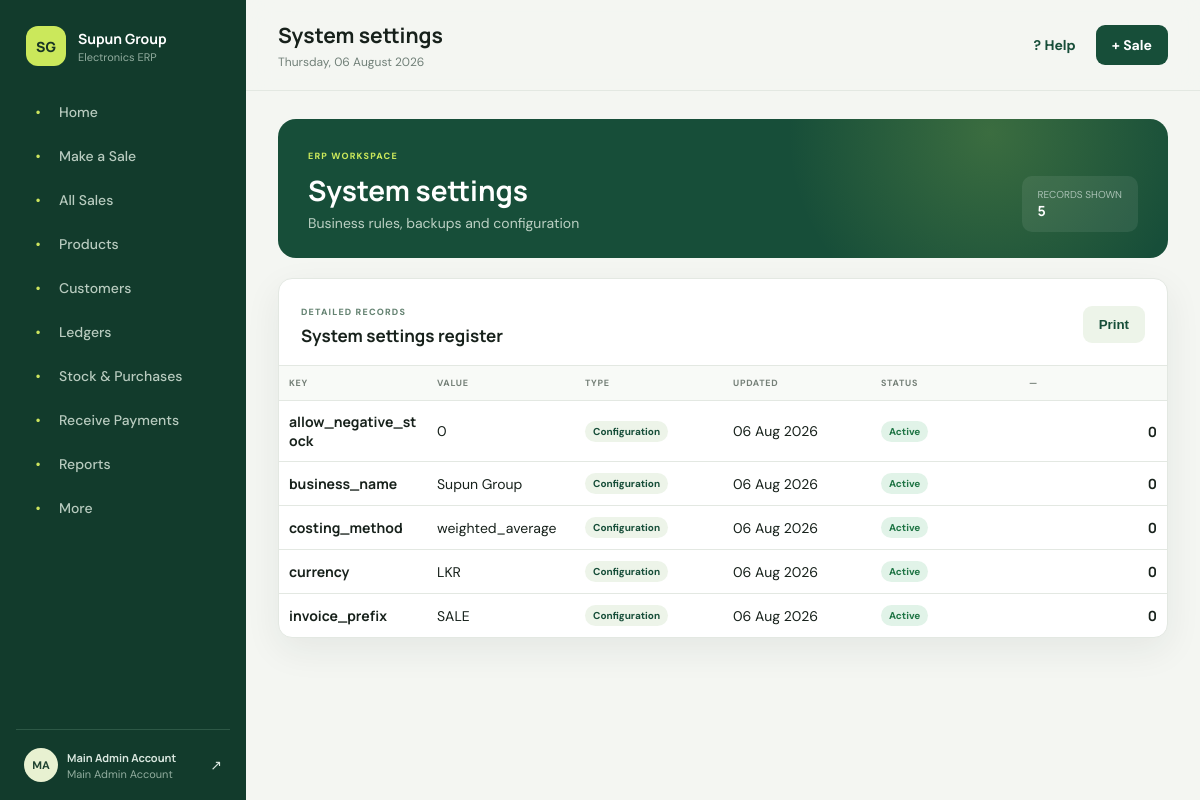
The page /settings.php (signed in) on the database its author committed.
### tables this page shows
CREATE TABLE settings (setting_key VARCHAR(100) PRIMARY KEY, setting_value TEXT, updated_by BIGINT UNSIGNED NULL, updated_at TIMESTAMP DEFAULT CURRENT_TIMESTAMP ON UPDATE CURRENT_TIMESTAMP, FOREIGN KEY(updated_by) REFERENCES users(id));

### settings.php (called while the page is built)
<?php $module='settings';require __DIR__.'/module.php';

### bootstrap.php (called while the page is built, shortened)
<?php
function e(mixed $value): string { return htmlspecialchars((string)$value, ENT_QUOTES, 'UTF-8'); }
function user(): ?array { return $_SESSION['user'] ?? null; }
function can(string $permission): bool {
    $u = user();
    if ($u['role_code'] === 'main_admin') return true;
    return in_array($permission, $u['permissions'] ?? [], true);
}

### module.php (the view, shortened to what this page needs)
<?php
require __DIR__.'/bootstrap.php';require_auth();require __DIR__.'/partials.php';
$m=$modules[$module]??null;if(!$m){http_response_code(404);exit('Unknown module');}[$title,$active,$permission,$subtitle,$sql,$heads]=$m;if(!can($permission)){http_response_code(403);exit('Forbidden');}$rows=$db->query($sql)->fetchAll();
$metrics=[];
page_start($title,$active);?>
<section class="hero"><div><span class="eyebrow">ERP workspace</span><h2><?=e($title)?></h2><p><?=e($subtitle)?></p></div><div class="hero-meta"><span>Records shown</span><b><?=count($rows)?></b></div></section><?php if($metrics):?><section class="kpi-grid"><?php foreach($metrics as [$label,$value]):?><article class="kpi"><div class="kpi-top"><span><?=e($label)?></span><i>↗</i></div><strong><?=money($value)?></strong><small>Posted transactions only</small></article><?php endforeach;?></section><?php endif;?><section class="panel table-panel"><div class="panel-head"><div><span class="eyebrow">Detailed records</span><h3><?=e($title)?> register</h3></div><div><button class="btn secondary" onclick="window.print()">Print</button></div></div><div class="table-wrap"><table><thead><tr><?php foreach($heads as $h):?><th><?=e($h)?></th><?php endforeach;?></tr></thead><tbody><?php if(!$rows):?><tr><td colspan="6"><div class="empty-state compact"><b>No records yet</b><span>This register will fill as operational transactions are posted.</span></div></td></tr><?php endif;?><?php foreach($rows as $r):?><tr><td><b><?=e($r['reference'])?></b><?php if($module==='expenses'&&!empty($r['entity_id'])):?><br><a class="row-edit" href="edit_record.php?type=expense&id=<?=$r['entity_id']?>">Correct</a><?php endif;?></td><td><?=e($r['party'])?></td><td><span class="tag"><?=e(str_replace('_',' ',$r['type']))?></span></td><td><?=date('d M Y',strtotime($r['date']))?></td><td><span class="status active"><?=e($r['status'])?></span></td><td class="right"><b><?=$module==='settings'?e($r['total']):($module==='inventory'?e($r['total']):money($r['total']))?></b></td></tr><?php endforeach;?></tbody></table></div></section><?php page_end();

### partials.php (shortened to what this page needs)
<?php
function nav_items(): array { return [['Home','index.php','dashboard.view'],['Make a Sale','sale.php','sales.create'],['All Sales','sales_list.php','sales.create'],['Products','products.php','products.view'],['Customers','customers.php','customers.view'],['Ledgers','customer_ledgers.php','customers.view'],['Stock & Purchases','purchases.php','purchases.view'],['Receive Payments','payments.php','payments.view'],['Reports','reports.php','reports.view'],['More','more.php','dashboard.view']]; }
function page_start(string $title,string $active): void { global $config;$u=user();$flash=take_flash(); ?>
<!doctype html><html lang="en"><head><link rel="stylesheet" href="assets/app.css?v=<?=filemtime(__DIR__.'/assets/app.css')?>"><link rel="stylesheet" href="assets/simple.css?v=<?=filemtime(__DIR__.'/assets/simple.css')?>"><link rel="stylesheet" href="assets/layout-fix.css?v=<?=filemtime(__DIR__.'/assets/layout-fix.css')?>"></head><body><aside class="sidebar"><a class="brand" href="index.php"><span class="brand-mark">SG</span><span><b>Supun Group</b><small>Electronics ERP</small></span></a><nav><?php foreach(nav_items() as [$label,$href,$permission]):?><a href="<?=$href?>" class="<?=$active===$href?'active':''?>"><span class="nav-icon">•</span><?=e($label)?></a><?php endforeach;?></nav><div class="sidebar-foot"><div class="avatar"><?=e(strtoupper(substr($u['display_name'],0,2)))?></div><div><b><?=e($u['display_name'])?></b><small><?=e($u['role_name'])?></small></div><a href="logout.php" title="Sign out">↗</a></div></aside><div class="app"><header class="topbar"><div><h1><?=e($title)?></h1><p><?=date('l, d F Y')?></p></div><div class="top-actions"><a class="help-link" href="help.php">? Help</a><a class="btn primary" href="sale.php">+ Sale</a></div></header><main class="content">
<?php }
function page_end(): void { ?></main></div></body></html><?php }

### assets/app.css (style rules this page uses)
:root { --ink:#17211b;--muted:#718078;--paper:#f4f6f2;--card:#fff;--line:#e3e8e2;--green:#174e39;--lime:#cbe85b;--soft:#edf4e9;--danger:#b83b3b;--warn:#ad721b;--shadow:0 12px 36px rgba(31,49,39,.07) }
* { box-sizing:border-box }
body { margin:0;background:var(--paper);color:var(--ink);font-family:'DM Sans',sans-serif;font-size:14px }
h1,h2,h3,strong,b { font-family:'Manrope',sans-serif }
a { color:inherit;text-decoration:none }
.sidebar { position:fixed;inset:0 auto 0 0;width:246px;background:#123b2c;color:#d9e7df;padding:26px 16px 18px;display:flex;flex-direction:column;z-index:10 }
.brand { display:flex;align-items:center;gap:12px;padding:0 10px 26px;color:#fff }
.brand-mark { width:40px;height:40px;display:grid;place-items:center;background:var(--lime);color:#193525;border-radius:12px;font:800 14px Manrope }
.brand span:last-child { display:flex;flex-direction:column }
.brand small,.sidebar-foot small { color:#92ad9f;font-size:11px;margin-top:2px }
.sidebar nav { display:grid;gap:4px }
.sidebar nav a { padding:11px 13px;border-radius:9px;display:flex;gap:12px;align-items:center;font-weight:500;color:#b8cbbf }
.nav-icon { width:18px;text-align:center;color:#cce45e }
.sidebar-foot { margin-top:auto;border-top:1px solid #2d5846;padding:18px 8px 0;display:grid;grid-template-columns:34px 1fr auto;gap:9px;align-items:center }
.sidebar-foot .avatar { width:34px;height:34px;border-radius:50%;background:#e8f1d1;color:#214431;display:grid;place-items:center;font-size:11px;font-weight:700 }
.sidebar-foot div:nth-child(2) { display:flex;flex-direction:column;font-size:11px }
.app { margin-left:246px;min-height:100vh }
.topbar { height:91px;padding:0 32px;border-bottom:1px solid var(--line);display:flex;align-items:center;justify-content:space-between;background:rgba(244,246,242,.92);position:sticky;top:0;z-index:5;backdrop-filter:blur(12px) }
.topbar h1 { font-size:21px;margin:0 }
.topbar p { margin:5px 0 0;color:var(--muted);font-size:12px }
.top-actions { display:flex;align-items:center;gap:10px }
.btn { border:0;border-radius:9px;padding:11px 16px;font-weight:700;cursor:pointer;display:inline-block }
.btn.primary { background:var(--green);color:#fff }
.btn.secondary { background:var(--soft);color:var(--green) }
.content { padding:28px 32px 48px;max-width:1600px;margin:auto }
.hero { background:var(--green);color:white;border-radius:18px;padding:26px 30px;margin-bottom:20px;display:flex;align-items:end;justify-content:space-between;background-image:radial-gradient(circle at 80% 10%,rgba(203,232,91,.2),transparent 28%) }
.hero h2 { font-size:28px;margin:8px 0 5px }
.hero p { color:#bcd0c4;margin:0 }
.hero .eyebrow { color:var(--lime) }
.hero-meta { background:rgba(255,255,255,.08);padding:12px 16px;border-radius:10px;display:flex;flex-direction:column }
.hero-meta span { font-size:10px;text-transform:uppercase;color:#a9c1b4 }
.eyebrow { text-transform:uppercase;letter-spacing:.13em;font-size:9px;font-weight:800;color:#648271 }
.kpi,.panel { background:var(--card);border:1px solid var(--line);border-radius:14px;box-shadow:var(--shadow) }
.panel { padding:22px }
.panel-head { display:flex;justify-content:space-between;align-items:center;margin-bottom:18px }
.panel-head h3 { margin:5px 0 0;font-size:17px }
.table-panel { padding:0 }
.table-panel .panel-head { padding:22px 22px 0 }
.table-wrap { overflow:auto }
table { width:100%;border-collapse:collapse }
th { background:#f8faf7;text-transform:uppercase;letter-spacing:.08em;font-size:9px;color:#758078;text-align:left }
th,td { padding:13px 18px;border-top:1px solid var(--line);white-space:nowrap }
.right { text-align:right }
.tag,.status { display:inline-block;padding:4px 8px;border-radius:20px;font-size:10px;font-weight:700;text-transform:capitalize }
.tag { background:var(--soft);color:var(--green) }
.status.paid,.status.active { background:#e1f3e8;color:#1f7545 }

### assets/simple.css (style rules this page uses)
.help-link { font-weight:700;color:#174e39;padding:10px }

### rows shown on the page
settings: setting_key "allow_negative_stock", setting_value "0", type "Configuration", updated_at "06 Aug 2026", status "Active", total "0"
settings: setting_key "business_name", setting_value "Supun Group", type "Configuration", updated_at "06 Aug 2026", status "Active", total "0"
settings: setting_key "costing_method", setting_value "weighted_average", type "Configuration", updated_at "06 Aug 2026", status "Active", total "0"
settings: setting_key "currency", setting_value "LKR", type "Configuration", updated_at "06 Aug 2026", status "Active", total "0"
settings: setting_key "invoice_prefix", setting_value "SALE", type "Configuration", updated_at "06 Aug 2026", status "Active", total "0"

### other values the page prints
$label "Home"
$label "Make a Sale"
$label "All Sales"
$label "Products"
$label "Customers"
$label "Ledgers"
$label "Stock & Purchases"
$label "Receive Payments"
$label "Reports"
$label "More"
substr($u['display_name'],0,2) "MA"
$u['display_name'] "Main Admin Account"
$u['role_name'] "Main Admin Account"
$title "System settings"
$subtitle "Business rules, backups and configuration"
